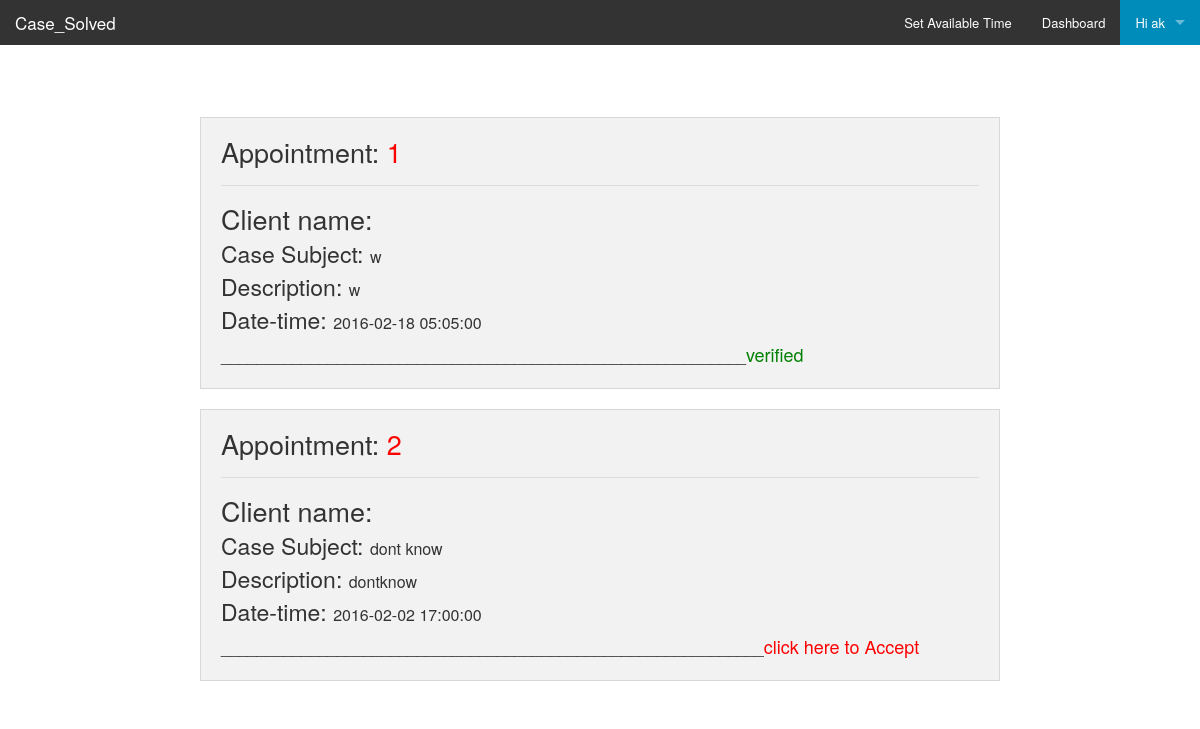
Screenshot of /dashboard_l.php (signed in) with the database file from the repository.
### tables this page shows
CREATE TABLE `ak` (
  `id` int(11) NOT NULL auto_increment,
  `booked_lawer` varchar(500) default NULL,
  `case_sub` varchar(500) default NULL,
  `desc` varchar(500) NOT NULL,
  `time_date` datetime NOT NULL,
  `check` int(2) NOT NULL default '0',
  PRIMARY KEY  (`id`)
);

### function.php (called while the page is built, shortened)
<?php
function login()
{
	if(isset($_SESSION["username"])||isset($_COOKIE["username"]))
	{
		$loged=TRUE;
		return $loged;
	}
}
?>

### dashboard_l.php (the view, shortened to what this page needs)
<?php
include("function.php");
if(login())
{
?>
<!doctype html>
<html class="no-js" lang="en">
  <head>
    <link rel="stylesheet" href="foundation/css/foundation.css" />
</head>
  <body>
  <nav class="top-bar" data-topbar role="navigation">
  <ul class="title-area">
    <li class="name">
      <h1><a href="index.php">Case_Solved</a></h1>
    </li>
  </ul>
   <section class="top-bar-section">
    <ul class="right">
	<li><a href="set_avl_time.php">Set Available Time</a></li>
<li><a href="dashboard_l.php">Dashboard</a></li>
      <li class="has-dropdown active">
        <a href="#" >Hi <?php echo $_SESSION["username"]; ?></a>
    </ul>
  </section>
</nav>
<?php
}
?>
<br />
	<div style="width:800px; margin:0 auto;">
	<br>
	<br>
<?php
$username=$_SESSION["username"];
$query="SELECT * FROM `intern`.`$username` ORDER BY `id` DESC";
$rc=mysql_query($query);
$i=0;
while($row=mysql_fetch_array($rc))
{
	$i++;
?>
	<div class="row">
      	<div class="panel">
					<h3>Appointment: <font color="red"><?php echo $i; ?></font></h3>
					<hr>
					<?php $nn=$row["client_name"]; ?>
					<h3>Client name: <font color="#FFA500"><?php echo $nn; ?></font></h3>
					<h4>Case Subject: <font size="-0.25"><?php echo $row["case_sub"]; ?></font></h4>
					<h4>Description: <font size="-0.25"><?php echo $row["desc"]; ?></font></h4>
					<h4>Date-time: <font size="-0.25"><?php echo $row["time_date"]; ?></font></h4>
					<?php
						if($row["check"]==1)
						{
					?>
					___________________________________________________________<font size="+1" color="green">verified</font>
					<?php
					}
					else
					{
					?>
					_____________________________________________________________<a href="accept.php?user=<?php echo $nn ?>"><font size="+1" color="red">click here to Accept</font></a>
					<?php
					}
					?>
		</div>
  </div>
<?php
}
?>
	</div>
</body>
</html>

### rows the page displays
ak: case_sub "w", desc "w", time_date "2016-02-18 05:05:00", shows "___________________________________________________________", check "verified"
ak: case_sub "dont know", desc "dontknow", time_date "2016-02-02 17:00:00"

### other values shown
$_SESSION["username"] "ak"
